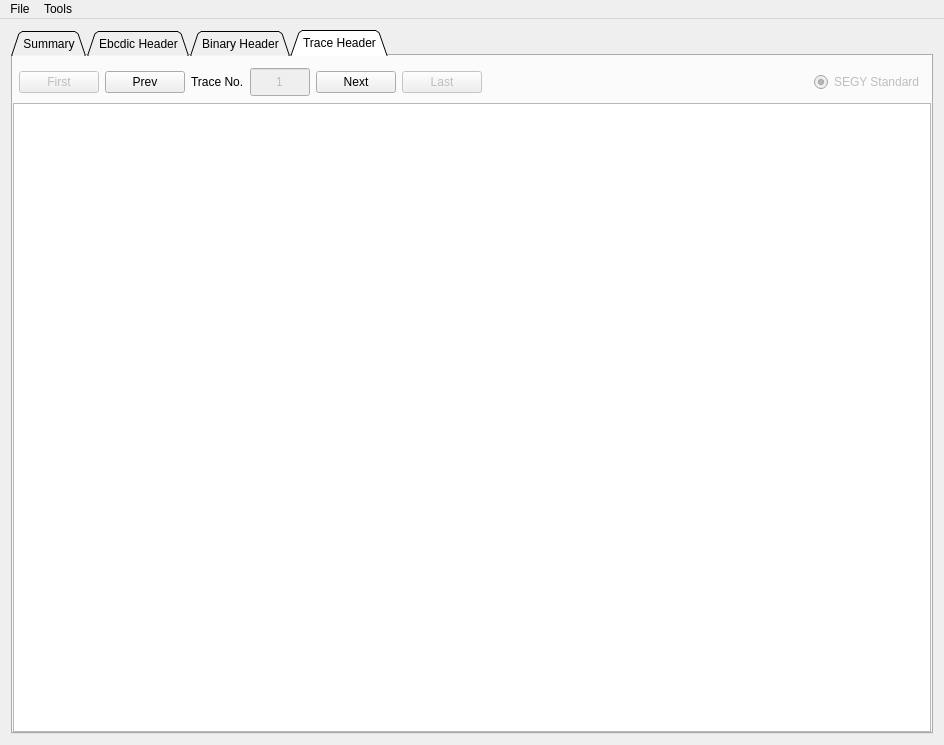
<?xml version="1.0" encoding="UTF-8"?>
<ui version="4.0">
 <class>MainWindow</class>
 <widget class="QMainWindow" name="MainWindow">
  <property name="windowModality">
   <enum>Qt::NonModal</enum>
  </property>
  <property name="geometry">
   <rect>
    <x>0</x>
    <y>0</y>
    <width>944</width>
    <height>745</height>
   </rect>
  </property>
  <property name="sizePolicy">
   <sizepolicy hsizetype="MinimumExpanding" vsizetype="MinimumExpanding">
    <horstretch>0</horstretch>
    <verstretch>0</verstretch>
   </sizepolicy>
  </property>
  <property name="acceptDrops">
   <bool>true</bool>
  </property>
  <property name="windowTitle">
   <string>2D SEGY Viewer</string>
  </property>
  <property name="windowIcon">
   <iconset resource="resources.qrc">
    <normaloff>:/img/icon.ico</normaloff>:/img/icon.ico</iconset>
  </property>
  <property name="animated">
   <bool>true</bool>
  </property>
  <property name="tabShape">
   <enum>QTabWidget::Rounded</enum>
  </property>
  <widget class="QWidget" name="centralWidget">
   <property name="sizePolicy">
    <sizepolicy hsizetype="MinimumExpanding" vsizetype="Expanding">
     <horstretch>0</horstretch>
     <verstretch>0</verstretch>
    </sizepolicy>
   </property>
   <property name="acceptDrops">
    <bool>true</bool>
   </property>
   <layout class="QVBoxLayout" name="verticalLayout_2">
    <item>
     <layout class="QHBoxLayout" name="horizontalLayout_2">
      <item>
       <widget class="QTabWidget" name="tabWidget">
        <property name="tabPosition">
         <enum>QTabWidget::North</enum>
        </property>
        <property name="tabShape">
         <enum>QTabWidget::Triangular</enum>
        </property>
        <property name="currentIndex">
         <number>3</number>
        </property>
        <property name="usesScrollButtons">
         <bool>true</bool>
        </property>
        <property name="tabsClosable">
         <bool>false</bool>
        </property>
        <property name="movable">
         <bool>false</bool>
        </property>
        <widget class="QWidget" name="tabSummary">
         <attribute name="title">
          <string>Summary</string>
         </attribute>
         <layout class="QVBoxLayout" name="verticalLayout">
          <property name="margin">
           <number>0</number>
          </property>
          <item>
           <widget class="QPlainTextEdit" name="ptxtSummary">
            <property name="font">
             <font>
              <family>Courier New</family>
              <pointsize>9</pointsize>
              <weight>50</weight>
              <bold>false</bold>
             </font>
            </property>
            <property name="frameShape">
             <enum>QFrame::StyledPanel</enum>
            </property>
            <property name="frameShadow">
             <enum>QFrame::Sunken</enum>
            </property>
            <property name="undoRedoEnabled">
             <bool>false</bool>
            </property>
            <property name="readOnly">
             <bool>true</bool>
            </property>
            <property name="backgroundVisible">
             <bool>false</bool>
            </property>
           </widget>
          </item>
         </layout>
        </widget>
        <widget class="QWidget" name="tabEbcdic">
         <property name="sizePolicy">
          <sizepolicy hsizetype="MinimumExpanding" vsizetype="MinimumExpanding">
           <horstretch>0</horstretch>
           <verstretch>0</verstretch>
          </sizepolicy>
         </property>
         <attribute name="title">
          <string>Ebcdic Header</string>
         </attribute>
         <layout class="QGridLayout" name="gridLayout">
          <property name="margin">
           <number>0</number>
          </property>
          <item row="0" column="0">
           <widget class="QPlainTextEdit" name="ptxtEbcdic">
            <property name="font">
             <font>
              <family>Courier New</family>
              <pointsize>9</pointsize>
             </font>
            </property>
            <property name="readOnly">
             <bool>true</bool>
            </property>
           </widget>
          </item>
         </layout>
        </widget>
        <widget class="QWidget" name="tabBinary">
         <attribute name="title">
          <string>Binary Header</string>
         </attribute>
         <layout class="QGridLayout" name="gridLayout_2">
          <property name="margin">
           <number>0</number>
          </property>
          <item row="0" column="0">
           <widget class="QPlainTextEdit" name="ptxtBinary">
            <property name="font">
             <font>
              <family>Courier New</family>
              <pointsize>9</pointsize>
              <weight>50</weight>
              <bold>false</bold>
             </font>
            </property>
            <property name="readOnly">
             <bool>true</bool>
            </property>
           </widget>
          </item>
         </layout>
        </widget>
        <widget class="QWidget" name="tabTrace">
         <attribute name="title">
          <string>Trace Header</string>
         </attribute>
         <layout class="QVBoxLayout" name="verticalLayout_3">
          <property name="leftMargin">
           <number>0</number>
          </property>
          <property name="rightMargin">
           <number>0</number>
          </property>
          <property name="bottomMargin">
           <number>0</number>
          </property>
          <item>
           <layout class="QHBoxLayout" name="horizontalLayout_3">
            <property name="leftMargin">
             <number>6</number>
            </property>
            <property name="rightMargin">
             <number>6</number>
            </property>
            <item>
             <widget class="QPushButton" name="btnFirstTrace">
              <property name="enabled">
               <bool>false</bool>
              </property>
              <property name="font">
               <font>
                <weight>50</weight>
                <bold>false</bold>
               </font>
              </property>
              <property name="layoutDirection">
               <enum>Qt::LeftToRight</enum>
              </property>
              <property name="text">
               <string>First</string>
              </property>
              <property name="icon">
               <iconset resource="resources.qrc">
                <normaloff>:/img/first.png</normaloff>:/img/first.png</iconset>
              </property>
              <property name="iconSize">
               <size>
                <width>32</width>
                <height>32</height>
               </size>
              </property>
             </widget>
            </item>
            <item>
             <widget class="QPushButton" name="btnPrevTrace">
              <property name="text">
               <string>Prev</string>
              </property>
              <property name="icon">
               <iconset resource="resources.qrc">
                <normaloff>:/img/previous.png</normaloff>:/img/previous.png</iconset>
              </property>
              <property name="iconSize">
               <size>
                <width>32</width>
                <height>32</height>
               </size>
              </property>
             </widget>
            </item>
            <item>
             <widget class="QLabel" name="label">
              <property name="text">
               <string>Trace No.</string>
              </property>
             </widget>
            </item>
            <item>
             <widget class="QSpinBox" name="spinboxTrace">
              <property name="enabled">
               <bool>false</bool>
              </property>
              <property name="sizePolicy">
               <sizepolicy hsizetype="Minimum" vsizetype="Fixed">
                <horstretch>0</horstretch>
                <verstretch>0</verstretch>
               </sizepolicy>
              </property>
              <property name="minimumSize">
               <size>
                <width>60</width>
                <height>30</height>
               </size>
              </property>
              <property name="locale">
               <locale language="English" country="UnitedStates"/>
              </property>
              <property name="alignment">
               <set>Qt::AlignCenter</set>
              </property>
              <property name="buttonSymbols">
               <enum>QAbstractSpinBox::NoButtons</enum>
              </property>
              <property name="specialValueText">
               <string/>
              </property>
              <property name="minimum">
               <number>1</number>
              </property>
              <property name="value">
               <number>1</number>
              </property>
             </widget>
            </item>
            <item>
             <widget class="QPushButton" name="btnNextTrace">
              <property name="text">
               <string>Next</string>
              </property>
              <property name="icon">
               <iconset resource="resources.qrc">
                <normaloff>:/img/next.png</normaloff>:/img/next.png</iconset>
              </property>
              <property name="iconSize">
               <size>
                <width>32</width>
                <height>32</height>
               </size>
              </property>
             </widget>
            </item>
            <item>
             <widget class="QPushButton" name="btnLastTrace">
              <property name="enabled">
               <bool>false</bool>
              </property>
              <property name="font">
               <font>
                <weight>50</weight>
                <bold>false</bold>
               </font>
              </property>
              <property name="text">
               <string>Last</string>
              </property>
              <property name="icon">
               <iconset resource="resources.qrc">
                <normaloff>:/img/last.png</normaloff>:/img/last.png</iconset>
              </property>
              <property name="iconSize">
               <size>
                <width>32</width>
                <height>32</height>
               </size>
              </property>
             </widget>
            </item>
            <item>
             <spacer name="horizontalSpacer">
              <property name="orientation">
               <enum>Qt::Horizontal</enum>
              </property>
              <property name="sizeHint" stdset="0">
               <size>
                <width>13</width>
                <height>17</height>
               </size>
              </property>
             </spacer>
            </item>
            <item>
             <widget class="QRadioButton" name="radioSEGYStandard">
              <property name="enabled">
               <bool>false</bool>
              </property>
              <property name="text">
               <string>SEGY Standard</string>
              </property>
              <property name="checked">
               <bool>true</bool>
              </property>
             </widget>
            </item>
           </layout>
          </item>
          <item>
           <widget class="QPlainTextEdit" name="ptxtTrace">
            <property name="font">
             <font>
              <family>Courier New</family>
              <pointsize>9</pointsize>
              <weight>75</weight>
              <bold>true</bold>
             </font>
            </property>
            <property name="readOnly">
             <bool>true</bool>
            </property>
           </widget>
          </item>
         </layout>
        </widget>
       </widget>
      </item>
     </layout>
    </item>
   </layout>
  </widget>
  <widget class="QMenuBar" name="menuBar">
   <property name="geometry">
    <rect>
     <x>0</x>
     <y>0</y>
     <width>944</width>
     <height>20</height>
    </rect>
   </property>
   <widget class="QMenu" name="menuOpen_SEGY_file">
    <property name="title">
     <string>File</string>
    </property>
    <addaction name="actionOpen"/>
    <addaction name="separator"/>
    <addaction name="actionExit"/>
   </widget>
   <widget class="QMenu" name="menuTools">
    <property name="title">
     <string>Tools</string>
    </property>
    <addaction name="actionSEGY_Analyzer"/>
   </widget>
   <addaction name="menuOpen_SEGY_file"/>
   <addaction name="menuTools"/>
  </widget>
  <action name="actionSEGY_Analyzer">
   <property name="text">
    <string>SEGY Analyzer</string>
   </property>
  </action>
  <action name="actionOpen">
   <property name="text">
    <string>Open...</string>
   </property>
  </action>
  <action name="actionExit">
   <property name="text">
    <string>Exit</string>
   </property>
  </action>
 </widget>
 <layoutdefault spacing="6" margin="11"/>
 <resources>
  <include location="resources.qrc"/>
 </resources>
 <connections/>
 <slots>
  <slot>openFile()</slot>
 </slots>
</ui>
